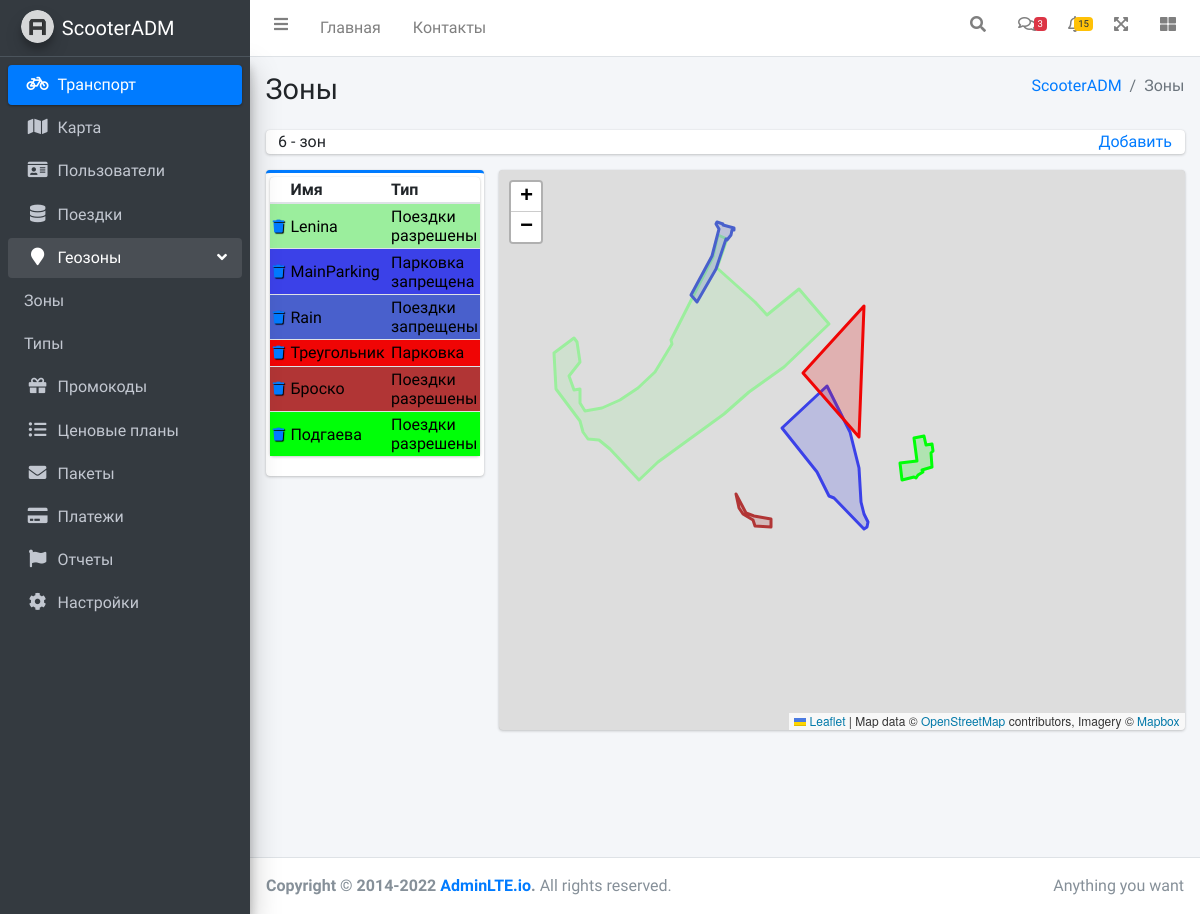
Page /zone.html on the committed database.
### adm/models.py (models this page shows, shortened)
class Zone(models.Model):
    id = models.IntegerField(primary_key=True)
    Name = models.CharField(max_length=30, null=True)
    TypeZone = models.ForeignKey(TypeOfZone, on_delete=models.SET_NULL, null=True)
    GPSPoints = models.TextField()
    ColorZone =  models.CharField(max_length=7)
    def get_absolute_url(self):
        return reverse('zoneredactor', kwargs={'pk': self.pk})

class TypeOfZone(models.Model):
    TypeZone = models.CharField(max_length=30, null=True)
    ColorZone = models.CharField(max_length=7, null=True)
    CanYouScooterOnThisArea = models.BooleanField(null=True)
    CanYouParkingOnThisArea = models.BooleanField(null=True)
    MaxSpeed = models.IntegerField(null=True, max_length=3)
    Description = models.CharField(max_length=50, null=True)
    def __str__(self):
        return str(self.TypeZone)

### adm/views.py (the view)
# urls.py: path('zone.html', views.zone, name='zone'),
def zone(request):
    name = "Зоны"
    zone = Zone.objects.all()
    colorZone = serializers.serialize('json', Zone.objects.all())
    color = json.loads(colorZone)  # конвертируем json to array
    datacolor = []
    for i in range(len(color)):
        color0 = color[i]  # берем первую строчку матрицы
        color0 = color0['fields']  # берем параметр fields, углубляемся
        color0 = color0['ColorZone']  # Берем параметр ColorZone, получаем строчку
        datacolor.append(color0)
    data = serializers.serialize('json', Zone.objects.all())
    gps = json.loads(data)  # конвертируем json to array
    datagps = []
    for i in range(len(gps)):
        gps0 = gps[i]  # берем первую строчку матрицы
        gps0 = gps0['fields']  # берем параметр fields, углубляемся
        gps0 = gps0['GPSPoints']  # Берем параметр GPSPoints, получаем строчку
        datagps.append(gps0)
    summ = Zone.objects.count()
    n = summ % 10
    if n <= 1:
        nn = 'зона'
    elif (n >= 2 and n <= 4):
        nn = 'зоны'
    elif (5 <= n <= 10):
        nn = 'зон'
    else:
        nn = 'зон.'
    return render(request, 'adm/zone.html',
                  {'zone': zone, 'name': name, 'summ': summ, 'nn': nn, 'datagps': datagps, 'datacolor': datacolor})

### templates/adm/zone.html (shortened to what this page needs)
{% extends 'adm/index.html' %}
{% load static %}
{% block content_header %}
<div class="content-header">
      <div class="container-fluid">
        <div class="row mb-2">
          <div class="col-sm-6">
            <h1 class="m-0">{{name}}</h1>
          </div>
          <div class="col-sm-6">
            <ol class="breadcrumb float-sm-right">
              <li class="breadcrumb-item"><a href="#">{% block content_header_breadcrumb %}ScooterADM{% endblock %}</a></li>
              <li class="breadcrumb-item active">{{name}}</li>
            </ol>
          </div>
        </div>
      </div>
    </div>
{% endblock %}
{% block main_content.html %}
<section class="content">
      <div class="container-fluid">
              <div class="info-box" style="min-height: 0px; padding: 0.1rem;">
              <div class="info-box-content" >
                <table>
                    <tr>
                        <td><font style="text-align: left;">{{summ}} - {{nn}}
                        </font></td>
                        <td style="text-align: right;">
                            <a href="{% url 'zonenew' %}">
                            Добавить
                            </a>
                        </td>
                    </tr>
                </table>
              </div>
            </div>
        <div class="row">
          <div class="col-md-3">
            <div class="card card-primary card-outline">
              <div class="card-body box-profile" style="padding: 0.25rem;">
                  <div class="card">
              <div class="card-body table-responsive p-0" >
                <table class="table table-striped table-valign-middle">
                  <thead>
                  <tr>
                    <th style="padding: 0.2rem;" ><font style="vertical-align: inherit;"></font></th>
                    <th style="padding: 0.2rem;" ><font style="vertical-align: inherit;">Имя</font></th>
                    <th style="padding: 0.2rem;"><font style="vertical-align: inherit;">Тип</font></th>
                  </tr>
                  </thead>
                  <tbody>
                  {%for el in zone%}
                   <tr>
                    <td style="padding: 0.2rem;background-color:{{el.ColorZone}}">
                      <font style="font-size: 13px;vertical-align: inherit;font-weight:Thin;color:black;text-shadow: 1px 1px 1px black ">
                      <a href="delete/{{el.pk}}">
                        <i class="nav-icon fas fa-trash" ></i>
                      </a>
                      </font>
                    </td>
                    <td style="padding: 0.2rem;background-color:{{el.ColorZone}};">
                      <a href="{{el.get_absolute_url}}">
                        <font style="vertical-align: inherit; color:#000000;font-weight:Medium">
                      {{el.Name}}
                        </font>
                      </a>
                    </td>
                    <td style="padding: 0.2rem;background-color:{{el.ColorZone}}">
                         <a href="{{el.get_absolute_url}}">
                            <font style="vertical-align: inherit; color:#000000">
                        {{el.TypeZone}}
                            </font>
                         </a>
                    </td>
                   </tr>
                      {% endfor%}
                  </tbody>
                </table>
              </div>
            </div>
              </div>
            </div>
          </div>
          <div class="col-md-9">
                <div id="mapid" class="card">
                </div>
          </div>
        </div>
      </div>
    </section>
{% endblock %}

### templates/adm/zone.html (style rules this page uses)
#mapid { height: 70vh; width:100%; margin:0; }

### rows in the picture
Zone: Name "Lenina", TypeZone "Поездки разрешены"
Zone: Name "MainParking", TypeZone "Парковка запрещенa"
Zone: Name "Rain", TypeZone "Поездки запрещены"
Zone: Name "Треугольник", TypeZone "Парковка"
Zone: Name "Броско", TypeZone "Поездки разрешены"
Zone: Name "Подгаева", TypeZone "Поездки разрешены"

### other values in the picture
{{ name }} "Зоны"
{{ summ }} "6"
{{ nn }} "зон"
